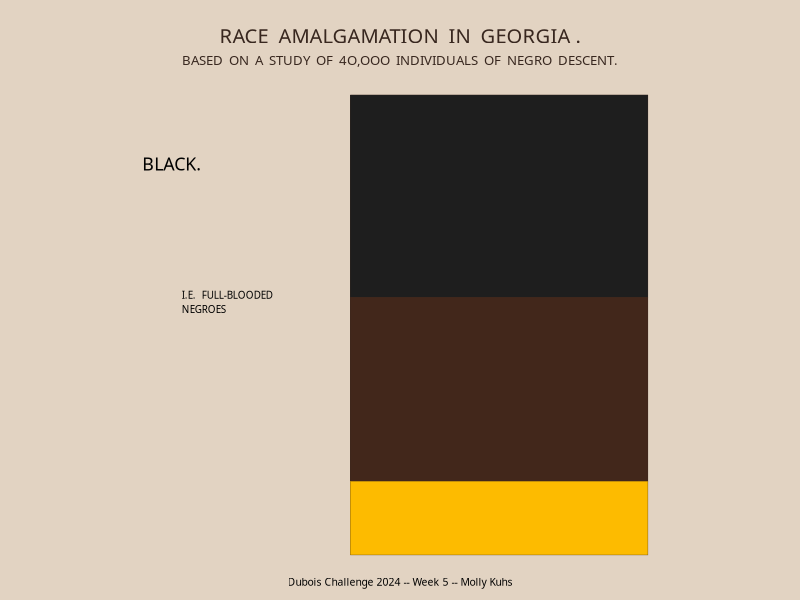

Reproduce this figure in R.
#Dubois Challenges 2024
#Week 5 

###########################

#Challege: https://github.com/ajstarks/dubois-data-portraits/tree/master/challenge/2024 
#DuBois Styleguide: https://github.com/ajstarks/dubois-data-portraits/blob/master/dubois-style.pdf 

###########################


#Packages 
library(tidyverse)

#data 
data <- read.csv("data/week5Data.csv")%>%
  mutate(col = 1)

#plot 
p<- ggplot(data, aes(col, Percentage, fill = Category))+
  geom_col(width = 4.5,
           color = "#38271f",
           linewidth = 0.1)+
  theme_void()+
  scale_fill_manual(values = c("#1e1e1e", "#42271b", "#fdbb00"))+
  coord_cartesian(y = (c(4, 101)), clip = "off")+
  xlim(c(-6, 5))+
  theme(
    legend.position = "none",
    panel.background = element_rect(fill = "#e2d3c2",color = "#e2d3c2"),
    plot.background = element_rect(fill = "#e2d3c2", color = "#e2d3c2")
  )

#add labels 

title <-"\nRACE  AMALGAMATION  IN  GEORGIA ."
subtitle <- "BASED  ON  A  STUDY  OF  4O,OOO  INDIVIDUALS  OF  NEGRO  DESCENT."
caption <- "\nDubois Challenge 2024 -- Week 5 -- Molly Kuhs\n"

pLabs<- p + 
  labs(title = title,
       subtitle = subtitle,
       caption = caption)+
  theme(plot.title = element_text(family = "B52-ULCW00-ULC",
                                  size = 14.5,
                                  hjust = 0.5,
                                  color="#38271f"),
        plot.subtitle = element_text(family = "Vasarely-Light",
                                     size = 9.5,
                                     hjust = 0.5,
                                     color="#38271f"),
        plot.caption = element_text(family = "Vasarely-Light",
                                    size = 7.5,
                                    hjust = 0.5))

#annotate
pLabs +
  #barlabels
  #textlabels
  annotate("text", x =-4.4 , y = 85, 
           label = "BLACK.",
           family = "B52-ULCW00-ULC",
           size = 4.5,
           hjust = 0)+
  #subtext
  annotate("text", x =-3.8 , y = 55, 
           label = "I.E.  FULL-BLOODED\nNEGROES",
           family = "Vasarely-Light",
           size = 2.5,
           hjust = 0)


